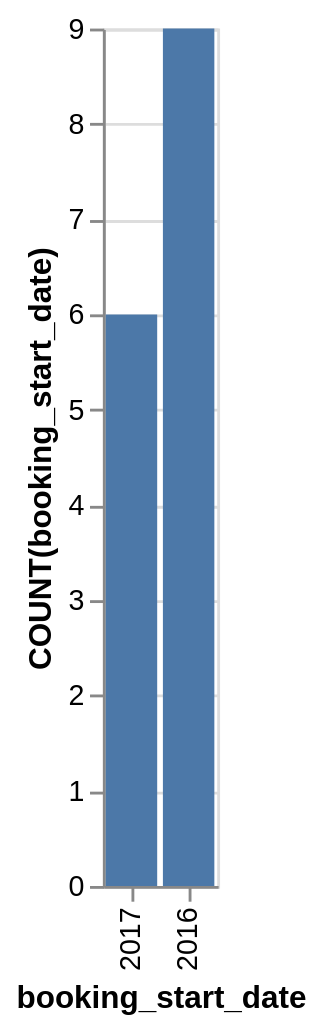

The Vega-Lite source for this figure:
### Vega-Lite specification from a JSON file in a GitHub repository (floating-point values rounded to 4 significant figures)
{"data": {"values": [{"x_data": "2017", "y_data": 6}, {"x_data": "2016", "y_data": 9}]}, "mark": "bar", "encoding": {"x": {"field": "x_data", "type": "nominal", "title": "booking_start_date", "sort": {"op": "sum", "field": "y_data", "order": "ascending"}}, "y": {"field": "y_data", "type": "quantitative", "title": "COUNT(booking_start_date)"}}}
